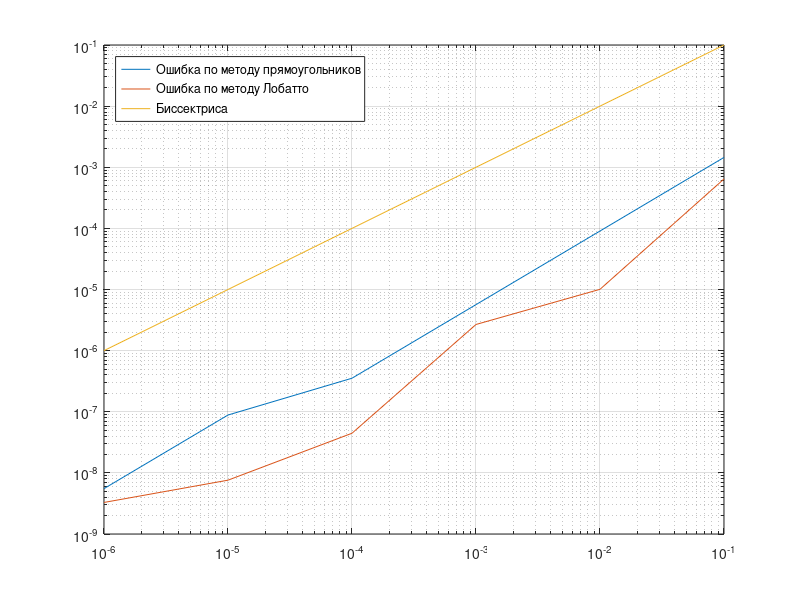
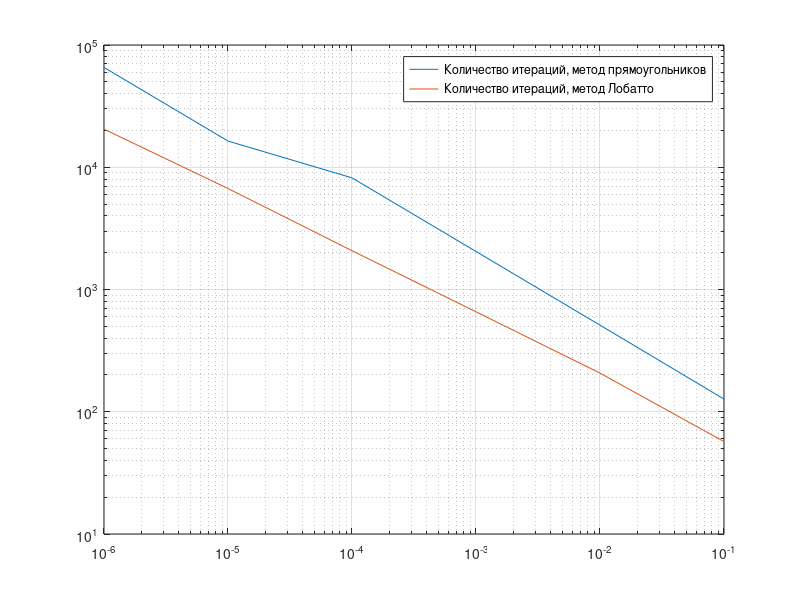
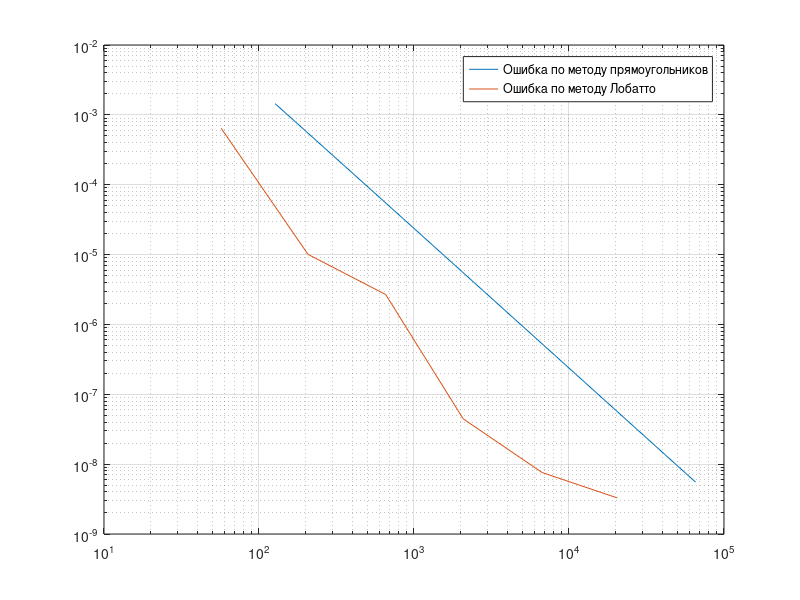

MATLAB code for these plots, in order:
table1 = dlmread("error_delta.txt");
table2 = dlmread("iter_delta.txt");
table3 = dlmread("error_iter.txt");

eps = table1(:,1);
square_err = table1(:,2);
lobatto_err = table1(:,3);
square_iter = table2(:,2);
lobatto_iter = table2(:,3);



figure;
loglog(eps, square_err);
hold on;
grid on;
loglog(eps, lobatto_err);
loglog(eps,eps);

legend("Ошибка по методу прямоугольников", "Ошибка по методу Лобатто", "Биссектриса", "Location", "northwest");

figure;
loglog(eps, square_iter);
hold on;
grid on;
loglog(eps, lobatto_iter);
legend("Количество итераций, метод прямоугольников", "Количество итераций, метод Лобатто")

figure;
loglog(square_iter, square_err);
hold on;
grid on;
loglog(lobatto_iter, lobatto_err);
legend("Ошибка по методу прямоугольников", "Ошибка по методу Лобатто");

